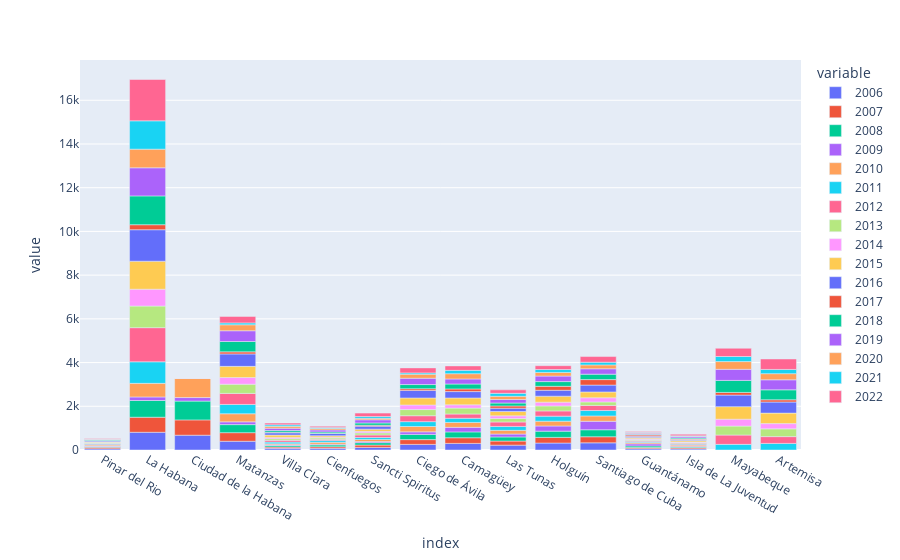

Notebook cell for this chart:
### Markdown cell above
Las mujeres representan una parte sencible de la población de un país, y en particular de una provincia. Viendo las personas qué deciden migrar a otras regiones es de gran interes tener una idea de cuantas de estas son mujeres.

La población de Granma en los diferentes años ha sufrido cambios a lo largo del tiempo; disminuciones y aumentos.

### Code cell
#creamos una lista con el total de residentes por municipios
totalH_M = llenar_lista("municipios",'residentesH_M_06-22',granma['listamunis'])

#separamos los residentes mujeres en una lista, están en las pocisiones impares.
listaM=[y for x,y in enumerate(totalH_M)if x%2 != 0]
#separamos los residentes hombres en una lista, están en las pocisiones par.
listaH=[y for x,y in enumerate(totalH_M)if x%2 == 0]
#levamos las listas a matrices de numpy
listaH=np.array(listaH)
listaM=np.array(listaM)
#las sumamos para obtener el total de residentes por año en cada municipio
sumaH_M=listaM+listaH
#transpuesta
sumaH_M=sumaH_M.T
#llamamos la función sumador para sumar las filas
total=sumador(sumaH_M)
#lo llevamos a array numpy
total=np.array(total)
#creamos un dataFrame con el total de residentes en cada año
#asigno los indices a los años y las columnas a "Residentes"
df1=pd.DataFrame(total,index=[x for x in granma['años']if x>=2006],columns=["Residentes"])
plt.plot(df1)
plt.grid(axis='x',color='gray',linestyle='dotted')
plt.grid(axis='y',color='gray',linestyle='dotted')
plt.show()

#creamos el dataFrame de mujeres la emigración interna desde el 2006-2022
#se le asigna a los indices las provincias y a las columnas los años del 2006-2022
df = pd.DataFrame(proviM,index=granma["Provincias"],columns=[x for x in granma["años"]if x>=2006])

fig1=px.bar(df)
fig1.show()

### Figure 1 — Plotly figure (JSON) as saved in the notebook; plotly's stock layout.template omitted (floating-point values rounded to 4 significant figures)
{"data": [{"alignmentgroup": "True", "hovertemplate": "variable=2006<br>index=%{x}<br>value=%{y}<extra></extra>", "legendgroup": "2006", "marker": {"color": "#636efa", "pattern": {"shape": ""}}, "name": "2006", "offsetgroup": "2006", "orientation": "v", "showlegend": true, "textposition": "auto", "type": "bar", "x": ["Pinar del Rio", "La Habana", "Ciudad de la Habana", "Matanzas", "Villa Clara", "Cienfuegos", "Sancti Spiritus", "Ciego de Ávila", "Camagüey", "Las Tunas", "Holguín", "Santiago de Cuba", "Guantánamo", "Isla de La Juventud", "Mayabeque", "Artemisa"], "xaxis": "x", "y": [55, 811, 677, 400, 78, 77, 118, 256, 302, 223, 318, 328, 59, 49, 0, 0], "yaxis": "y"}, {"alignmentgroup": "True", "hovertemplate": "variable=2007<br>index=%{x}<br>value=%{y}<extra></extra>", "legendgroup": "2007", "marker": {"color": "#EF553B", "pattern": {"shape": ""}}, "name": "2007", "offsetgroup": "2007", "orientation": "v", "showlegend": true, "textposition": "auto", "type": "bar", "x": ["Pinar del Rio", "La Habana", "Ciudad de la Habana", "Matanzas", "Villa Clara", "Cienfuegos", "Sancti Spiritus", "Ciego de Ávila", "Camagüey", "Las Tunas", "Holguín", "Santiago de Cuba", "Guantánamo", "Isla de La Juventud", "Mayabeque", "Artemisa"], "xaxis": "x", "y": [66, 688, 701, 393, 57, 73, 108, 219, 258, 187, 259, 278, 50, 49, 0, 0], "yaxis": "y"}, {"alignmentgroup": "True", "hovertemplate": "variable=2008<br>index=%{x}<br>value=%{y}<extra></extra>", "legendgroup": "2008", "marker": {"color": "#00cc96", "pattern": {"shape": ""}}, "name": "2008", "offsetgroup": "2008", "orientation": "v", "showlegend": true, "textposition": "auto", "type": "bar", "x": ["Pinar del Rio", "La Habana", "Ciudad de la Habana", "Matanzas", "Villa Clara", "Cienfuegos", "Sancti Spiritus", "Ciego de Ávila", "Camagüey", "Las Tunas", "Holguín", "Santiago de Cuba", "Guantánamo", "Isla de La Juventud", "Mayabeque", "Artemisa"], "xaxis": "x", "y": [37, 765, 858, 368, 66, 83, 110, 239, 268, 188, 286, 320, 78, 40, 0, 0], "yaxis": "y"}, {"alignmentgroup": "True", "hovertemplate": "variable=2009<br>index=%{x}<br>value=%{y}<extra></extra>", "legendgroup": "2009", "marker": {"color": "#ab63fa", "pattern": {"shape": ""}}, "name": "2009", "offsetgroup": "2009", "orientation": "v", "showlegend": true, "textposition": "auto", "type": "bar", "x": ["Pinar del Rio", "La Habana", "Ciudad de la Habana", "Matanzas", "Villa Clara", "Cienfuegos", "Sancti Spiritus", "Ciego de Ávila", "Camagüey", "Las Tunas", "Holguín", "Santiago de Cuba", "Guantánamo", "Isla de La Juventud", "Mayabeque", "Artemisa"], "xaxis": "x", "y": [25, 163, 163, 126, 35, 33, 48, 116, 208, 132, 236, 388, 94, 38, 0, 0], "yaxis": "y"}, {"alignmentgroup": "True", "hovertemplate": "variable=2010<br>index=%{x}<br>value=%{y}<extra></extra>", "legendgroup": "2010", "marker": {"color": "#FFA15A", "pattern": {"shape": ""}}, "name": "2010", "offsetgroup": "2010", "orientation": "v", "showlegend": true, "textposition": "auto", "type": "bar", "x": ["Pinar del Rio", "La Habana", "Ciudad de la Habana", "Matanzas", "Villa Clara", "Cienfuegos", "Sancti Spiritus", "Ciego de Ávila", "Camagüey", "Las Tunas", "Holguín", "Santiago de Cuba", "Guantánamo", "Isla de La Juventud", "Mayabeque", "Artemisa"], "xaxis": "x", "y": [45, 622, 901, 372, 51, 84, 97, 245, 224, 169, 220, 245, 62, 50, 0, 0], "yaxis": "y"}, {"alignmentgroup": "True", "hovertemplate": "variable=2011<br>index=%{x}<br>value=%{y}<extra></extra>", "legendgroup": "2011", "marker": {"color": "#19d3f3", "pattern": {"shape": ""}}, "name": "2011", "offsetgroup": "2011", "orientation": "v", "showlegend": true, "textposition": "auto", "type": "bar", "x": ["Pinar del Rio", "La Habana", "Ciudad de la Habana", "Matanzas", "Villa Clara", "Cienfuegos", "Sancti Spiritus", "Ciego de Ávila", "Camagüey", "Las Tunas", "Holguín", "Santiago de Cuba", "Guantánamo", "Isla de La Juventud", "Mayabeque", "Artemisa"], "xaxis": "x", "y": [38, 986, 0, 425, 74, 79, 88, 223, 191, 179, 230, 247, 49, 40, 258, 302], "yaxis": "y"}, {"alignmentgroup": "True", "hovertemplate": "variable=2012<br>index=%{x}<br>value=%{y}<extra></extra>", "legendgroup": "2012", "marker": {"color": "#FF6692", "pattern": {"shape": ""}}, "name": "2012", "offsetgroup": "2012", "orientation": "v", "showlegend": true, "textposition": "auto", "type": "bar", "x": ["Pinar del Rio", "La Habana", "Ciudad de la Habana", "Matanzas", "Villa Clara", "Cienfuegos", "Sancti Spiritus", "Ciego de Ávila", "Camagüey", "Las Tunas", "Holguín", "Santiago de Cuba", "Guantánamo", "Isla de La Juventud", "Mayabeque", "Artemisa"], "xaxis": "x", "y": [32, 1562, 0, 505, 80, 58, 120, 270, 196, 205, 239, 233, 43, 42, 426, 310], "yaxis": "y"}, {"alignmentgroup": "True", "hovertemplate": "variable=2013<br>index=%{x}<br>value=%{y}<extra></extra>", "legendgroup": "2013", "marker": {"color": "#B6E880", "pattern": {"shape": ""}}, "name": "2013", "offsetgroup": "2013", "orientation": "v", "showlegend": true, "textposition": "auto", "type": "bar", "x": ["Pinar del Rio", "La Habana", "Ciudad de la Habana", "Matanzas", "Villa Clara", "Cienfuegos", "Sancti Spiritus", "Ciego de Ávila", "Camagüey", "Las Tunas", "Holguín", "Santiago de Cuba", "Guantánamo", "Isla de La Juventud", "Mayabeque", "Artemisa"], "xaxis": "x", "y": [32, 988, 0, 421, 78, 65, 95, 282, 270, 157, 229, 160, 41, 36, 410, 355], "yaxis": "y"}, {"alignmentgroup": "True", "hovertemplate": "variable=2014<br>index=%{x}<br>value=%{y}<extra></extra>", "legendgroup": "2014", "marker": {"color": "#FF97FF", "pattern": {"shape": ""}}, "name": "2014", "offsetgroup": "2014", "orientation": "v", "showlegend": true, "textposition": "auto", "type": "bar", "x": ["Pinar del Rio", "La Habana", "Ciudad de la Habana", "Matanzas", "Villa Clara", "Cienfuegos", "Sancti Spiritus", "Ciego de Ávila", "Camagüey", "Las Tunas", "Holguín", "Santiago de Cuba", "Guantánamo", "Isla de La Juventud", "Mayabeque", "Artemisa"], "xaxis": "x", "y": [10, 771, 0, 304, 58, 37, 70, 209, 149, 123, 171, 191, 40, 25, 315, 241], "yaxis": "y"}, {"alignmentgroup": "True", "hovertemplate": "variable=2015<br>index=%{x}<br>value=%{y}<extra></extra>", "legendgroup": "2015", "marker": {"color": "#FECB52", "pattern": {"shape": ""}}, "name": "2015", "offsetgroup": "2015", "orientation": "v", "showlegend": true, "textposition": "auto", "type": "bar", "x": ["Pinar del Rio", "La Habana", "Ciudad de la Habana", "Matanzas", "Villa Clara", "Cienfuegos", "Sancti Spiritus", "Ciego de Ávila", "Camagüey", "Las Tunas", "Holguín", "Santiago de Cuba", "Guantánamo", "Isla de La Juventud", "Mayabeque", "Artemisa"], "xaxis": "x", "y": [36, 1282, 0, 512, 106, 63, 100, 322, 315, 197, 274, 266, 52, 61, 574, 479], "yaxis": "y"}, {"alignmentgroup": "True", "hovertemplate": "variable=2016<br>index=%{x}<br>value=%{y}<extra></extra>", "legendgroup": "2016", "marker": {"color": "#636efa", "pattern": {"shape": ""}}, "name": "2016", "offsetgroup": "2016", "orientation": "v", "showlegend": true, "textposition": "auto", "type": "bar", "x": ["Pinar del Rio", "La Habana", "Ciudad de la Habana", "Matanzas", "Villa Clara", "Cienfuegos", "Sancti Spiritus", "Ciego de Ávila", "Camagüey", "Las Tunas", "Holguín", "Santiago de Cuba", "Guantánamo", "Isla de La Juventud", "Mayabeque", "Artemisa"], "xaxis": "x", "y": [43, 1440, 0, 569, 105, 105, 136, 342, 291, 152, 270, 314, 56, 44, 529, 508], "yaxis": "y"}, {"alignmentgroup": "True", "hovertemplate": "variable=2017<br>index=%{x}<br>value=%{y}<extra></extra>", "legendgroup": "2017", "marker": {"color": "#EF553B", "pattern": {"shape": ""}}, "name": "2017", "offsetgroup": "2017", "orientation": "v", "showlegend": true, "textposition": "auto", "type": "bar", "x": ["Pinar del Rio", "La Habana", "Ciudad de la Habana", "Matanzas", "Villa Clara", "Cienfuegos", "Sancti Spiritus", "Ciego de Ávila", "Camagüey", "Las Tunas", "Holguín", "Santiago de Cuba", "Guantánamo", "Isla de La Juventud", "Mayabeque", "Artemisa"], "xaxis": "x", "y": [20, 229, 0, 95, 27, 12, 42, 79, 122, 104, 182, 251, 61, 27, 121, 102], "yaxis": "y"}, {"alignmentgroup": "True", "hovertemplate": "variable=2018<br>index=%{x}<br>value=%{y}<extra></extra>", "legendgroup": "2018", "marker": {"color": "#00cc96", "pattern": {"shape": ""}}, "name": "2018", "offsetgroup": "2018", "orientation": "v", "showlegend": true, "textposition": "auto", "type": "bar", "x": ["Pinar del Rio", "La Habana", "Ciudad de la Habana", "Matanzas", "Villa Clara", "Cienfuegos", "Sancti Spiritus", "Ciego de Ávila", "Camagüey", "Las Tunas", "Holguín", "Santiago de Cuba", "Guantánamo", "Isla de La Juventud", "Mayabeque", "Artemisa"], "xaxis": "x", "y": [29, 1318, 0, 474, 75, 60, 106, 192, 225, 134, 216, 248, 31, 46, 550, 456], "yaxis": "y"}, {"alignmentgroup": "True", "hovertemplate": "variable=2019<br>index=%{x}<br>value=%{y}<extra></extra>", "legendgroup": "2019", "marker": {"color": "#ab63fa", "pattern": {"shape": ""}}, "name": "2019", "offsetgroup": "2019", "orientation": "v", "showlegend": true, "textposition": "auto", "type": "bar", "x": ["Pinar del Rio", "La Habana", "Ciudad de la Habana", "Matanzas", "Villa Clara", "Cienfuegos", "Sancti Spiritus", "Ciego de Ávila", "Camagüey", "Las Tunas", "Holguín", "Santiago de Cuba", "Guantánamo", "Isla de La Juventud", "Mayabeque", "Artemisa"], "xaxis": "x", "y": [26, 1286, 0, 492, 108, 90, 144, 288, 232, 161, 253, 247, 56, 60, 507, 458], "yaxis": "y"}, {"alignmentgroup": "True", "hovertemplate": "variable=2020<br>index=%{x}<br>value=%{y}<extra></extra>", "legendgroup": "2020", "marker": {"color": "#FFA15A", "pattern": {"shape": ""}}, "name": "2020", "offsetgroup": "2020", "orientation": "v", "showlegend": true, "textposition": "auto", "type": "bar", "x": ["Pinar del Rio", "La Habana", "Ciudad de la Habana", "Matanzas", "Villa Clara", "Cienfuegos", "Sancti Spiritus", "Ciego de Ávila", "Camagüey", "Las Tunas", "Holguín", "Santiago de Cuba", "Guantánamo", "Isla de La Juventud", "Mayabeque", "Artemisa"], "xaxis": "x", "y": [15, 852, 0, 273, 85, 66, 68, 185, 240, 146, 165, 178, 20, 26, 355, 282], "yaxis": "y"}, {"alignmentgroup": "True", "hovertemplate": "variable=2021<br>index=%{x}<br>value=%{y}<extra></extra>", "legendgroup": "2021", "marker": {"color": "#19d3f3", "pattern": {"shape": ""}}, "name": "2021", "offsetgroup": "2021", "orientation": "v", "showlegend": true, "textposition": "auto", "type": "bar", "x": ["Pinar del Rio", "La Habana", "Ciudad de la Habana", "Matanzas", "Villa Clara", "Cienfuegos", "Sancti Spiritus", "Ciego de Ávila", "Camagüey", "Las Tunas", "Holguín", "Santiago de Cuba", "Guantánamo", "Isla de La Juventud", "Mayabeque", "Artemisa"], "xaxis": "x", "y": [11, 1296, 0, 86, 69, 39, 80, 61, 153, 137, 134, 123, 19, 18, 232, 192], "yaxis": "y"}, {"alignmentgroup": "True", "hovertemplate": "variable=2022<br>index=%{x}<br>value=%{y}<extra></extra>", "legendgroup": "2022", "marker": {"color": "#FF6692", "pattern": {"shape": ""}}, "name": "2022", "offsetgroup": "2022", "orientation": "v", "showlegend": true, "textposition": "auto", "type": "bar", "x": ["Pinar del Rio", "La Habana", "Ciudad de la Habana", "Matanzas", "Villa Clara", "Cienfuegos", "Sancti Spiritus", "Ciego de Ávila", "Camagüey", "Las Tunas", "Holguín", "Santiago de Cuba", "Guantánamo", "Isla de La Juventud", "Mayabeque", "Artemisa"], "xaxis": "x", "y": [17, 1891, 0, 296, 78, 61, 157, 229, 203, 158, 175, 258, 38, 69, 378, 479], "yaxis": "y"}], "layout": {"barmode": "relative", "legend": {"title": {"text": "variable"}, "tracegroupgap": 0}, "margin": {"t": 60}, "xaxis": {"anchor": "y", "domain": [0, 1], "title": {"text": "index"}}, "yaxis": {"anchor": "x", "domain": [0, 1], "title": {"text": "value"}}}}
